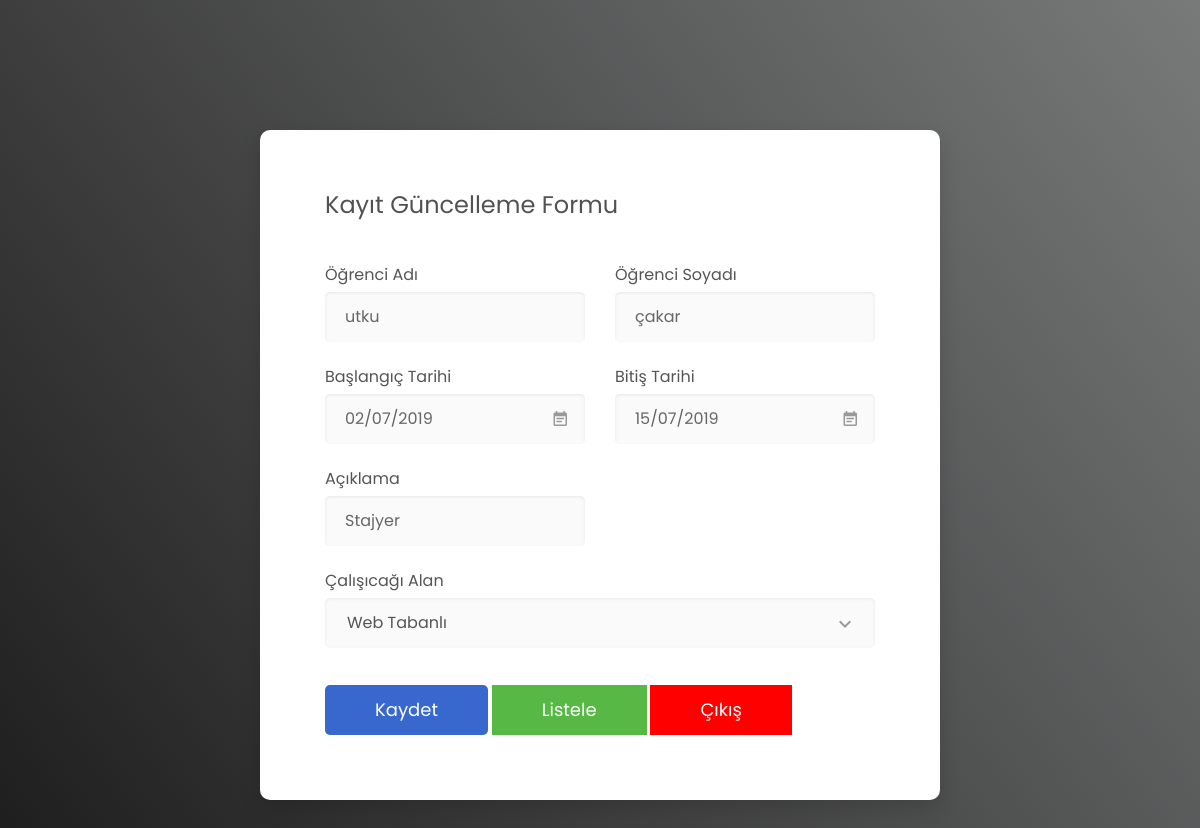
Page /duzenle.php?duzenle=79 (signed in) on the committed database.
### tables this page shows
CREATE TABLE `tbl_ogrbilgiler` (
  `id` int(11) NOT NULL,
  `ograd` varchar(60) NOT NULL,
  `ogrsoyad` varchar(60) NOT NULL,
  `baslangic` varchar(30) NOT NULL,
  `bitis` varchar(30) NOT NULL,
  `cinsiyet` varchar(10) NOT NULL,
  `aciklama` varchar(60) NOT NULL,
  `bolum` varchar(60) NOT NULL
);

### duzenle.php (the view, shortened to what this page needs)
<html lang="tr">
<head>
    <link href="vendor/mdi-font/css/material-design-iconic-font.min.css" rel="stylesheet" media="all">
    <link href="vendor/font-awesome-4.7/css/font-awesome.min.css" rel="stylesheet" media="all">
    <link href="vendor/select2/select2.min.css" rel="stylesheet" media="all">
    <link href="vendor/daterangepicker/daterangepicker.css" rel="stylesheet" media="all">
    <link href="css/main1.css" rel="stylesheet" media="all">
</head>
<body>
<?php
if(empty($_SESSION['Oturum_Kadi']) || ($_SESSION['Oturum_Yetki'] == "1" ))
{
    header("Location: index.php");
}
else
{
include('baglanti.php');
$id = $_GET['duzenle'];
$query = $db->query("SELECT * FROM tbl_ogrbilgiler WHERE id = '{$id}'")->fetch(PDO::FETCH_ASSOC);
}
?>
<div class="page-wrapper bg-gra-02 p-t-130 p-b-100 font-poppins">
        <div class="wrapper wrapper--w680">
            <div class="card card-4">
                <div class="card-body">
                    <h2 class="title">Kayıt Güncelleme Formu</h2>
                    <form method="POST" action="" name="formisimm" onsubmit="return dogrula()">
                        <div class="row row-space">
                            <div class="col-2">
                                <div class="input-group">
                                    <label class="label">Öğrenci Adı</label>
                                    <input class="input--style-4" required type="text" value="<?=$query['ograd']?>" name="ograd" id="ograd">
                                </div>
                            </div>
                            <div class="col-2">
                                <div class="input-group">
                                    <label class="label">Öğrenci Soyadı</label>
                                    <input class="input--style-4" required type="text" name="ogrsoyad" id="ogrsoyad" value="<?=$query['ogrsoyad']?>">
                                </div>
                            </div>
                        </div>
                        <div class="row row-space">
                            <div class="col-2">
                                <div class="input-group">
                                    <label class="label">Başlangıç Tarihi</label>
                                    <div class="input-group-icon">
                                        <input required class="input--style-4 js-datepicker" type="text" name="baslangic" value="<?=$query['baslangic']?>" id="baslangic">
                                        <i id="baslangic" class="zmdi zmdi-calendar-note input-icon js-btn-calendar"></i>
                                    </div>
                                </div>
                            </div>
                            <div class="col-2">
                            <div class="input-group">
                                    <label class="label">Bitiş Tarihi</label>
                                    <div class="input-group-icon">
                                        <input required class="input--style-4 js-datepicker" value="<?=$query['bitis']?>" type="text" name="bitis" id="bitis">
                                        <i id="bitis" class="zmdi zmdi-calendar-note input-icon js-btn-calendar"></i>
                                    </div>
                                </div>
                            </div>
                        </div>
                        <div class="row row-space">
                            <div class="col-2">
                                <div class="input-group">
                                    <label class="label">Açıklama</label>
                                    <input class="input--style-4" type="text" value="<?=$query['aciklama']?>" name="aciklama" id="aciklama">
                                </div>
                            </div>
                            <div class="col-2">
                                <div class="input-group">
                                <div class="input-group">
                                    <div class="p-t-10">
                                    </div>
                                </div>
                                </div>
                            </div>
                        </div>
                        <div class="input-group">
                            <label class="label">Çalışıcağı Alan</label>
                            <div class="rs-select2 js-select-simple select--no-search">
                            </div>
                        </div>
                        <div class="p-t-15">
                            <button class="btn btn--radius-2 btn--blue" type="submit" name="duzenle" value="duzenle">Kaydet</button>
                            <a href="bilgilerilistele.php" class="btn btn--green" style="text-decoration: none">Listele</a>
                            <a onclick="return yonlendir()" href="logout.php" class="btn btn--red" style="background-color:red; text-decoration: none">Çıkış</a>
                        </div>
                    </form>
                </div>
            </div>
        </div>
    </div>
</body>
</html>

### css/main1.css (style rules this page uses)
.font-poppins { font-family: "Poppins", "Arial", "Helvetica Neue", sans-serif; }
.row { display: -webkit-box; display: -webkit-flex; display: -moz-box; display: -ms-flexbox; display: flex; -webkit-flex-wrap: wrap; -ms-flex-wrap: wrap; flex-wrap: wrap; }
.row-space { -webkit-box-pack: justify; -webkit-justify-content: space-between; -moz-box-pack: justify; -ms-flex-pack: justify; justify-content: space-between; }
.col-2 { width: -webkit-calc((100% - 30px) / 2); width: -moz-calc((100% - 30px) / 2); width: calc((100% - 30px) / 2); }
html { -webkit-box-sizing: border-box; -moz-box-sizing: border-box; box-sizing: border-box; }
* { padding: 0; margin: 0; }
*, *:before, *:after { -webkit-box-sizing: inherit; -moz-box-sizing: inherit; box-sizing: inherit; }
body, h1, h2, h3, h4, h5, h6, blockquote, p, pre, dl, dd, ol, ul, figure, hr, fieldset, legend { margin: 0; padding: 0; }
button { outline: none; background: none; border: none; }
.page-wrapper { min-height: 100vh; }
body { font-family: "Poppins", "Arial", "Helvetica Neue", sans-serif; font-weight: 400; font-size: 14px; }
h1, h2, h3, h4, h5, h6 { font-weight: 400; }
h2 { font-size: 30px; }
.bg-gra-02 { background: -webkit-gradient(linear, left bottom, right top, from(#1d1c1d), to(#787a7a)); background: -webkit-linear-gradient(bottom left, #1d1c1d 0%, #787a7a 100%); background: -moz-linear-gradient(bottom left, #1d1c1d 0%, 787a7a 100%); background: -o-linear-gradient(bottom left, #1d1c1d 0%, 787a7a 100%); background: linear-gradient(to top right, #1d1c1d 0%, 787a7a 100%); }
.p-t-130 { padding-top: 130px; }
.p-t-15 { padding-top: 15px; }
.p-t-10 { padding-top: 10px; }
.p-b-100 { padding-bottom: 100px; }
.wrapper { margin: 0 auto; }
.wrapper--w680 { max-width: 680px; }
.btn { display: inline-block; line-height: 50px; padding: 0 50px; -webkit-transition: all 0.4s ease; -o-transition: all 0.4s ease; -moz-transition: all 0.4s ease; transition: all 0.4s ease; cursor: pointer; font-size: 18px; color: #fff; font-family: "Poppins", "Arial", "Helvetica Neue", sans-serif; }
.btn--radius-2 { -webkit-border-radius: 5px; -moz-border-radius: 5px; border-radius: 5px; }
.btn--green { background: #57b846; }
.btn--blue { background: #3868cd; }
.btn--red { background:#fa4251; }
input { outline: none; margin: 0; border: none; -webkit-box-shadow: none; -moz-box-shadow: none; box-shadow: none; width: 100%; font-size: 14px; font-family: inherit; }
.input--style-4 { line-height: 50px; background: #fafafa; -webkit-box-shadow: inset 0px 1px 3px 0px rgba(0, 0, 0, 0.08); -moz-box-shadow: inset 0px 1px 3px 0px rgba(0, 0, 0, 0.08); box-shadow: inset 0px 1px 3px 0px rgba(0, 0, 0, 0.08); -webkit-border-radius: 5px; -moz-border-radius: 5px; border-radius: 5px; padding: 0 20px; font-size: 16px; color: #666; -webkit-transition: all 0.4s ease; -o-transition: all 0.4s ease; -moz-transition: all 0.4s ease; transition: all 0.4s ease; }
.label { font-size: 16px; color: #555; text-transform: capitalize; display: block; margin-bottom: 5px; }
.input-group { position: relative; margin-bottom: 22px; }
.input-group-icon { position: relative; }
.input-icon { position: absolute; font-size: 18px; color: #999; right: 18px; top: 50%; -webkit-transform: translateY(-50%); -moz-transform: translateY(-50%); -ms-transform: translateY(-50%); -o-transform: translateY(-50%); transform: translateY(-50%); cursor: pointer; }
.title { font-size: 24px; color: #525252; font-weight: 400; margin-bottom: 40px; }
.card { -webkit-border-radius: 3px; -moz-border-radius: 3px; border-radius: 3px; background: #fff; }
.card-4 { background: #fff; -webkit-border-radius: 10px; -moz-border-radius: 10px; border-radius: 10px; -webkit-box-shadow: 0px 8px 20px 0px rgba(0, 0, 0, 0.15); -moz-box-shadow: 0px 8px 20px 0px rgba(0, 0, 0, 0.15); box-shadow: 0px 8px 20px 0px rgba(0, 0, 0, 0.15); }
.card-4 .card-body { padding: 57px 65px; padding-bottom: 65px; }

### rows in the picture
tbl_ogrbilgiler: ograd "utku", ogrsoyad "çakar", baslangic "02/07/2019", bitis "15/07/2019", aciklama "Stajyer"
